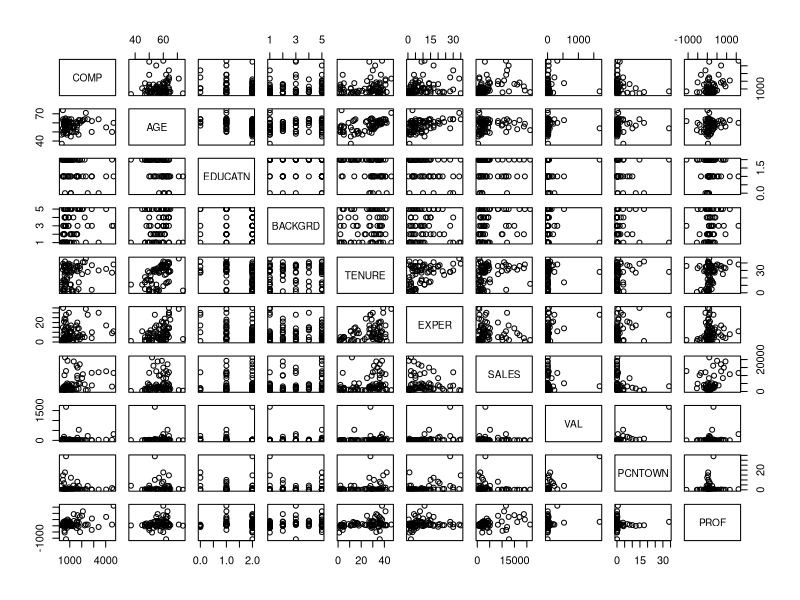

R code for this plot:
# Question 2
setwd("~/Desktop/STAT 371/a2")
ceocomp=read.table("ceocomp.txt",header = TRUE)
attach(ceocomp)
set.seed(20884580)
my.dat = ceocomp[sample(nrow(ceocomp),75),]

# a)
plot(my.dat)
# b)
positive <- subset(my.dat, PROF > 0)
attach(positive)
bg <- as.factor(BACKGRD)
ceocomplm <- lm(COMP ~ AGE+EDUCATN+bg+TENURE+EXPER+SALES+VAL+PCNTOWN+PROF)
summary(ceocomplm)
# e)
# iii)
ate <- lm(AGE~EDUCATN+bg+TENURE+EXPER+SALES+VAL+PCNTOWN+PROF)
summary(ate)
vif<-1/(1-0.4092)
vif
# f)
newdata <- data.frame(AGE=65,EDUCATN=1,bg="2",TENURE=22,EXPER=8,SALES=3250,
                      VAL=8.2,PCNTOWN=2,PROF=112)
predict(ceocomplm,newdata,interval='prediction',level=.95)
# g)
calculatepvalue <- 1-pf(3.658,12,46)
calculatepvalue